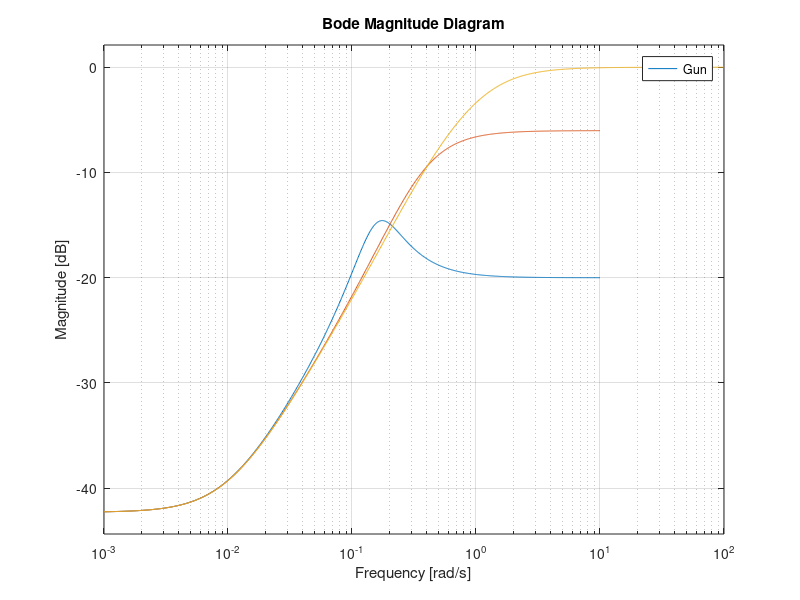

Source code (MATLAB):
clear all
close all
s=tf('s'); P= 1.3/(s+0.01); K= [0.1, 0.5, 1];
for k=1:3,
    C= K(k)*(s+0.2)/s; Gun=-feedback(C,P);
    bodemag(Gun); hold on;
end;